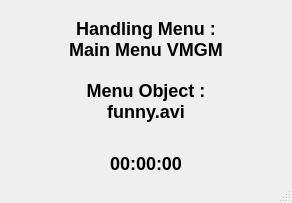
<?xml version="1.0" encoding="UTF-8"?>
<ui version="4.0" stdsetdef="1">
  <author></author>
  <comment></comment>
  <exportmacro></exportmacro>
  <class>uiDialogExtraction</class>
  <widget class="QDialog" name="uiDialogExtraction">
    <property name="geometry">
      <rect>
        <x>0</x>
        <y>0</y>
        <width>292</width>
        <height>203</height>
      </rect>
    </property>
    <property name="windowTitle">
      <string>Extraction Progress</string>
    </property>
    <property name="sizeGripEnabled">
      <bool>true</bool>
    </property>
    <layout class="QVBoxLayout">
      <item>
        <widget class="QLabel" name="m_pTextMenu">
          <property name="text">
            <string>&lt;p align=&quot;center&quot;&gt;&lt;b&gt;&lt;h2&gt;Handling Menu :&lt;br&gt;
Main Menu VMGM&lt;/h2&gt;&lt;/b&gt;&lt;/p&gt;</string>
          </property>
          <property name="wordWrap">
            <bool>false</bool>
          </property>
        </widget>
      </item>
      <item>
        <widget class="QLabel" name="m_pTextObject">
          <property name="text">
            <string>&lt;p align=&quot;center&quot;&gt;&lt;b&gt;&lt;h2&gt;Menu Object :&lt;br&gt;
funny.avi&lt;/h2&gt;&lt;/b&gt;&lt;/p&gt;</string>
          </property>
          <property name="wordWrap">
            <bool>false</bool>
          </property>
        </widget>
      </item>
      <item>
        <widget class="QLabel" name="m_pTextTime">
          <property name="text">
            <string>&lt;p align=&quot;center&quot;&gt;&lt;b&gt;&lt;h2&gt;00:00:00&lt;/h2&gt;&lt;/b&gt;&lt;/p&gt;</string>
          </property>
          <property name="wordWrap">
            <bool>false</bool>
          </property>
        </widget>
      </item>
    </layout>
  </widget>
  <layoutdefault spacing="6" margin="11"/>
  <pixmapfunction>qPixmapFromMimeSource</pixmapfunction>
</ui>
